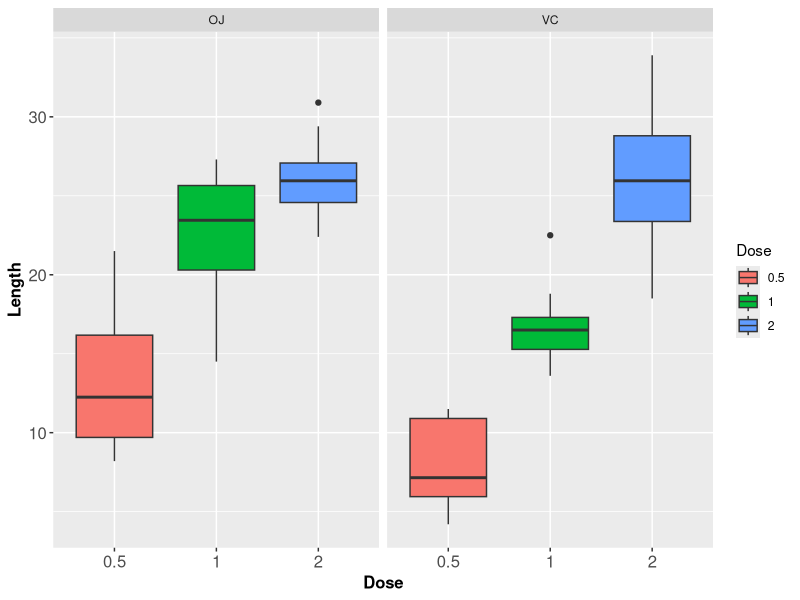

R code for this plot:
#======================================================================
# Title: Analysis of Simulation Distribution
# Author: Brady Chiu
# Date: May 2, 2016
#======================================================================
## @knitr notes

## @knitr setup
library(data.table, warn.conflicts=F)
library(dplyr, warn.conflicts=F)
library(ggplot2, warn.conflicts=F)
library(knitr, warn.conflicts=F)
library(lubridate, warn.conflicts=F)
library(tidyr, warn.conflicts=F)

# setwd("/Users/bradychiu/Dropbox (Uber Technologies)/R/Coursera/06_Statistical_Inference/stats_inference_course_project/Part2/")

## @knitr data_load
data(ToothGrowth)

## @knitr data_boxplot
ggplot(
  ToothGrowth
  ,aes(x=factor(dose),y=len,fill=factor(dose))
  )+
  geom_boxplot(aes(group=dose))+
  facet_grid(.~supp)+
  scale_x_discrete(name="Dose")+
  scale_y_continuous(name="Length")+
  scale_fill_discrete(name="Dose")+
  theme(
    axis.title=element_text(face="bold",size=12)
    ,axis.text=element_text(size=12)
    )

## @knitr data_summary
summary(ToothGrowth)

## @knitr ttest_supp
t.test(len~supp,data=ToothGrowth,var.equal=T,alternative="two.sided")

## @knitr ttest_dose_1
t.test(len~dose,data=ToothGrowth %>% filter(dose %in% c(0.5,1.0)),var.equal=T,alternative="two.sided")

## @knitr ttest_dose_2
t.test(len~dose,data=ToothGrowth %>% filter(dose %in% c(0.5,2.0)),var.equal=T,alternative="two.sided")

## @knitr ttest_dose_3
t.test(len~dose,data=ToothGrowth %>% filter(dose %in% c(1.0,2.0)),var.equal=T,alternative="two.sided")
